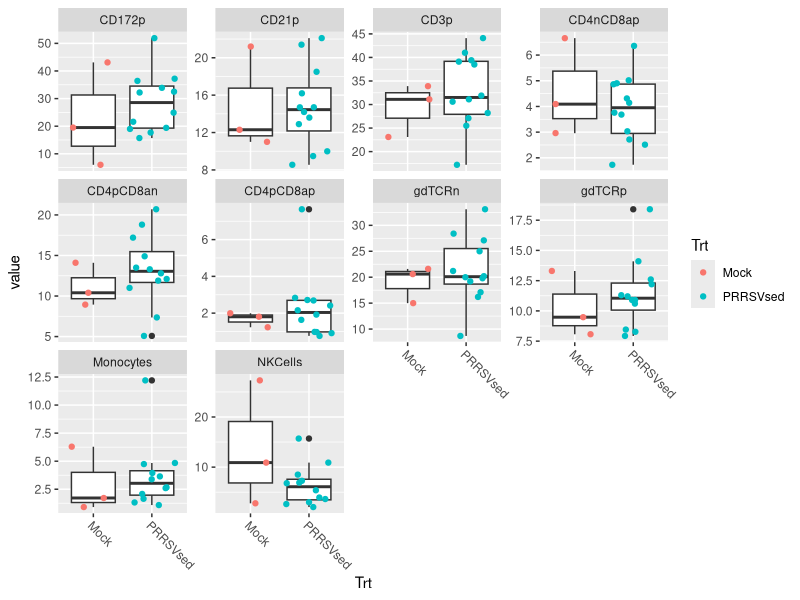
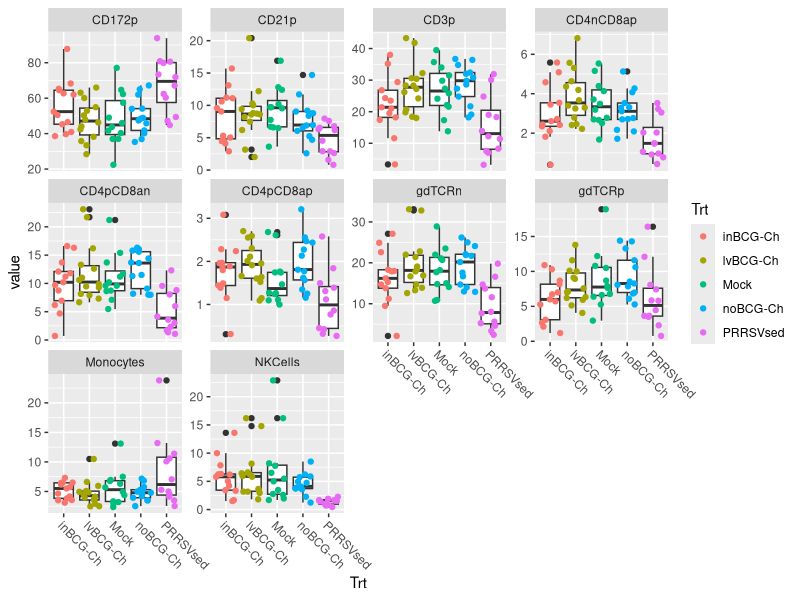
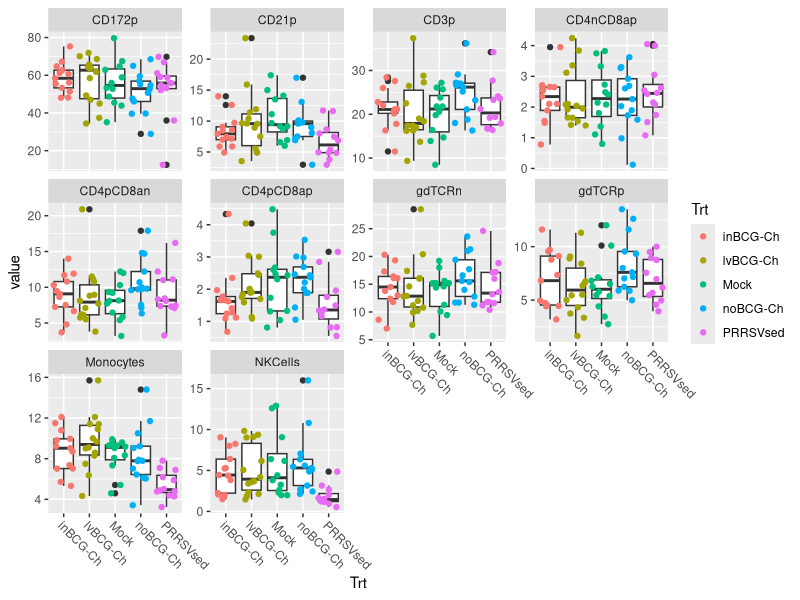
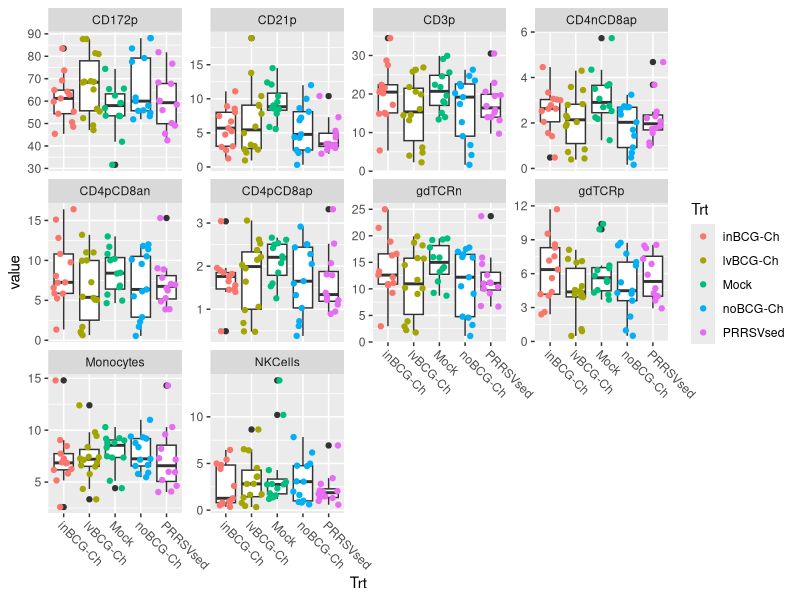
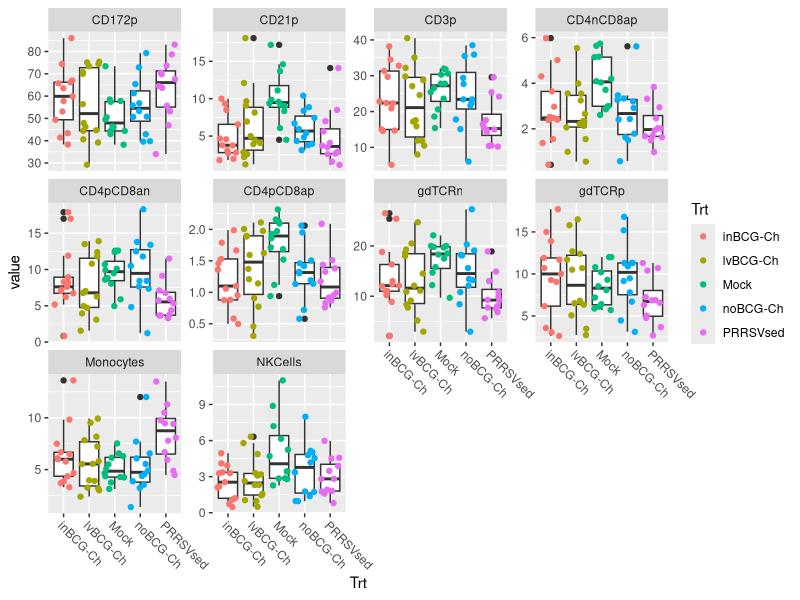
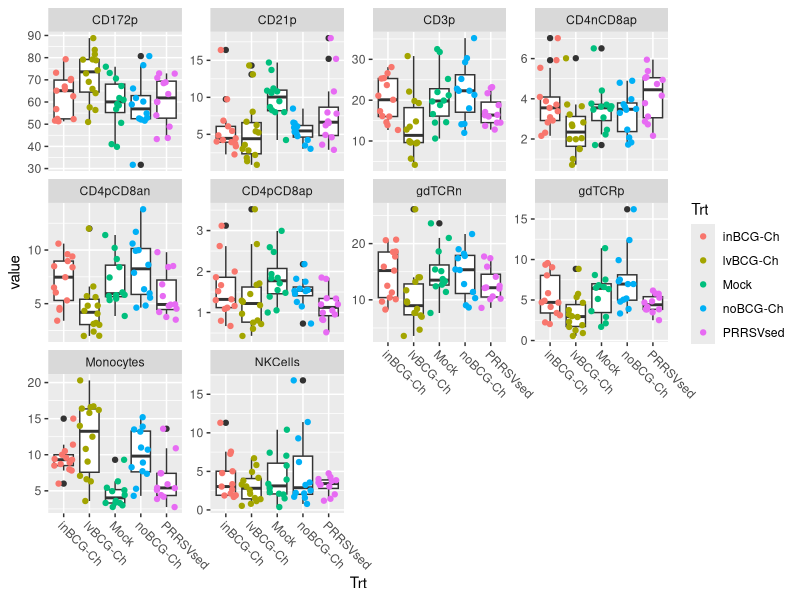
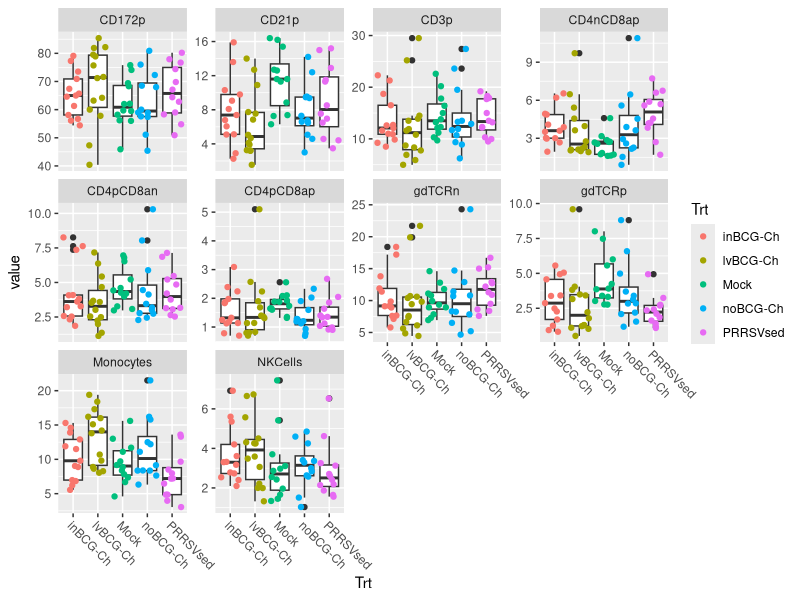
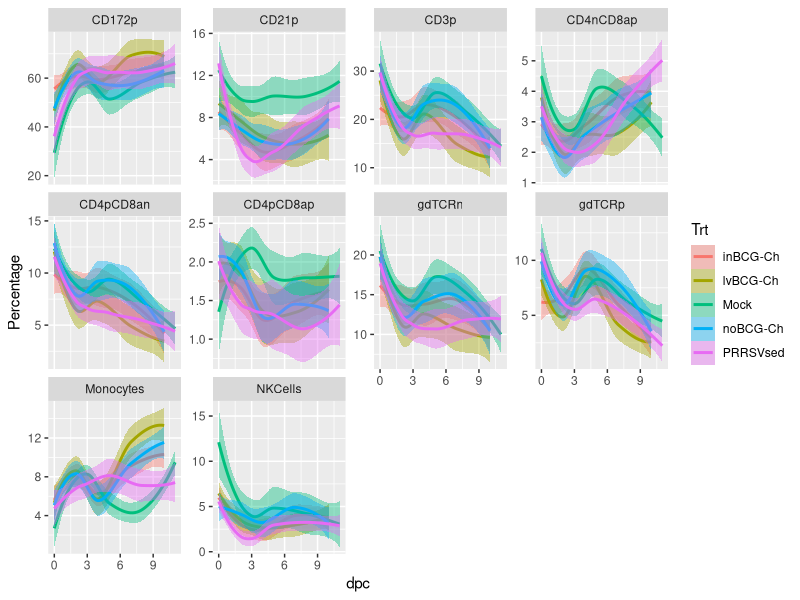

Write the R code that produced these figures, in order.
## code base is FS12


# library(ggplot2)
library(tidyverse)
# library(reshape2)

FS17 <- read.csv(file = "./data/FS17 Flow Results All.csv", header = T, stringsAsFactors = F)
head(FS17)

### select columns... ###

# FS17_subset <- FS17[, c(2, 6:16)]
# head(FS17_subset)

# Jules #

FS17_subset <- FS17 %>% select(-FlowID)

#
# FS17_long <- melt(FS17_subset, value.name = "PercentSingleCell")
# head(FS17_long)

## Maybe try this instead...
# keep as much metadata as possible. 
# the -c(1:6) is telling the gather function to not gather up the metadata
# or another way to think of it is to gather up everyhitng except for cols 1:6

FS17_long <- FS17_subset %>% gather(key='cell_type', value = 'value', -c(1:6))


FS17_plot_14Feb <- FS17_long %>% 
  filter(date == "14-Feb") %>% 
  ggplot(aes(x=Trt,y=value)) + 
  geom_boxplot() +
  geom_jitter(aes(color=Trt)) +
  theme(axis.text.x=element_text(angle = -45, hjust =0)) +
  facet_wrap( ~ cell_type, scales = "free_y")

FS17_plot_14Feb

# ggsave("FS17_plot_14Feb.pdf", plot = FS17_plot_14Feb, width = 20, height = 20, path = "~/Desktop")

FS17_plot_15Feb <- FS17_long %>% 
  filter(date == "15-Feb") %>% 
  ggplot(aes(x=Trt,y=value)) + 
  geom_boxplot() +
  geom_jitter(aes(color=Trt)) +
  theme(axis.text.x=element_text(angle = -45, hjust =0)) +
  facet_wrap( ~ cell_type, scales = "free_y")
FS17_plot_15Feb
# ggsave("FS17_plot_15Feb.pdf", plot = FS17_plot_15Feb, width = 20, height = 20, path = "~/Desktop")

FS17_plot_16Feb <- FS17_long %>% 
  filter(date == "16-Feb") %>% 
  ggplot(aes(x=Trt,y=value)) + 
  geom_boxplot() +
  geom_jitter(aes(color=Trt)) +
  theme(axis.text.x=element_text(angle = -45, hjust =0)) +
  facet_wrap( ~ cell_type, scales = "free_y")
FS17_plot_16Feb
# ggsave("FS17_plot_16Feb.pdf", plot = FS17_plot_16Feb, width = 20, height = 20, path = "~/Desktop")

FS17_plot_17Feb <- FS17_long %>% 
  filter(date == "17-Feb") %>% 
  ggplot(aes(x=Trt,y=value)) + 
  geom_boxplot() +
  geom_jitter(aes(color=Trt)) +
  theme(axis.text.x=element_text(angle = -45, hjust =0)) +
  facet_wrap( ~ cell_type, scales = "free_y")
FS17_plot_17Feb
# ggsave("FS17_plot_17Feb.pdf", plot = FS17_plot_17Feb, width = 20, height = 20, path = "~/Desktop")

FS17_plot_19Feb <- FS17_long %>% 
  filter(date == "19-Feb") %>% 
  ggplot(aes(x=Trt,y=value)) + 
  geom_boxplot() +
  geom_jitter(aes(color=Trt)) +
  theme(axis.text.x=element_text(angle = -45, hjust =0)) +
  facet_wrap( ~ cell_type, scales = "free_y")
FS17_plot_19Feb
# ggsave("FS17_plot_19Feb.pdf", plot = FS17_plot_19Feb, width = 20, height = 20, path = "~/Desktop")

FS17_plot_22Feb <- FS17_long %>% 
  filter(date == "22-Feb") %>% 
  ggplot(aes(x=Trt,y=value)) + 
  geom_boxplot() +
  geom_jitter(aes(color=Trt)) +
  theme(axis.text.x=element_text(angle = -45, hjust =0)) +
  facet_wrap( ~ cell_type, scales = "free_y")
FS17_plot_22Feb
# ggsave("FS17_plot_22Feb.pdf", plot = FS17_plot_22Feb, width = 20, height = 20, path = "~/Desktop")

FS17_plot_25Feb <- FS17_long %>% 
  filter(date == "25-Feb") %>% 
  ggplot(aes(x=Trt,y=value)) + 
  geom_boxplot() +
  geom_jitter(aes(color=Trt)) +
  theme(axis.text.x=element_text(angle = -45, hjust =0)) +
  facet_wrap( ~ cell_type, scales = "free_y")
FS17_plot_25Feb
# ggsave("FS17_plot_25Feb.pdf", plot = FS17_plot_25Feb, width = 20, height = 20, path = "~/Desktop")




## the above graphs allow us to look at treatment groups for each day, but would like to follow
## individual pigs and treatment groups across time within the same graphs
## this webpage might be helpful... uses spaghettie plots for longitudinal data 
## https://stats.idre.ucla.edu/r/faq/how-can-i-visualize-longitudinal-data-in-ggplot2/
# setwd("~/Desktop/FS17 Flow FCS Files/")
# library(tidyverse) ##tidyverse contains ggplot2, dplyr, tidr, readr
# library(methods)

FS17 <- read.csv(file = "./data/FS17 Flow Results All.csv", header = T, stringsAsFactors = F)
head(FS17)


FS17 %>% select(-FlowID) %>% 
  gather(key = 'CellType', value = 'Percentage', -c(1:6)) %>% 
  ggplot(aes(dpc, Percentage)) +
  geom_smooth(method = 'loess', aes(fill = Trt, color=Trt)) +
  facet_wrap( ~ CellType, scales = "free_y")

# FS17[, c(-2, -3, -4, -17)] %>% ##removing unnecessary columns
#   gather(key = CellType, value = Percentage, CD3p:Monocytes) %>% ##moving to long format
#   ggplot(aes(dpc, Percentage)) +
#   geom_smooth(method = 'loess', aes(fill = Trt, color=Trt)) +
#   facet_wrap( ~ CellType, scales = "free_y") ## code isn't bad, gives you a decent graph


##attempting to look at individual pigs over time
FS17 %>% select(-FlowID) %>% 
  gather(key = 'CellType', value = 'Percentage', -c(1:6)) %>% ##moving to long format
  filter(Trt == "Mock") %>%
  ggplot(aes(dpc, Percentage)) +
  geom_line(aes(group = Pig, color=Pig)) +
  facet_wrap( ~ CellType, scales = "free_y")

# this looks weird because you need to make your pig variable a factor or a character


##########


FS17 %>% select(-FlowID) %>% 
  gather(key = 'CellType', value = 'Percentage', -c(1:6)) %>%
  mutate(Pig = factor(Pig)) %>% 
  filter(Trt == "Mock") %>%
  ggplot(aes(dpc, Percentage)) +
  geom_line(aes(group = Pig, color=Pig)) +
  facet_wrap( ~ CellType, scales = "free_y")




######################################################

FS17 <- read_csv(file = "./data/FS17 Flow Results All.csv")

str(FS17)

FS17_clean <- FS17 %>%
  select(-FlowID) %>%
  mutate(Pig=as.character(Pig))

FS17_long <- FS17_clean %>%
  gather(key='cell_type', value = 'percentage', -c(1:6))


FS17_sum <- FS17_long %>%
  group_by(dpc, Trt, cell_type) %>% 
  summarise(mean_p = mean(percentage), 
            num_obs = n(), 
            std_dev = sd(percentage), 
            std_err = std_dev/sqrt(num_obs))


FS17_sum %>% 
  ggplot(aes(x=dpc, y=mean_p, color=Trt, fill = Trt)) +
  geom_point() + geom_line() +
  geom_ribbon(aes(ymin=mean_p - std_err, ymax = mean_p + std_err), alpha = .3) +
  facet_wrap(~cell_type, scales = 'free') + 
  theme_bw()

FS17_sum$dpc





FS17_sum %>% 
  filter(cell_type == 'CD21p') %>% 
  ggplot(aes(x=dpc, y=mean_p, color=Trt, fill = Trt)) +
  geom_point() + geom_line() +
  geom_ribbon(aes(ymin=mean_p - std_err, ymax = mean_p + std_err), alpha = .3) +
  facet_wrap(~cell_type, scales = 'free') + 
  theme_bw()


FS17_sum %>% 
  filter(Trt %in% c('inBCG-Ch', 'lvBCG-Ch', 'noBCG-Ch')) %>% 
  ggplot(aes(x=dpc, y=mean_p, color=Trt, fill = Trt)) +
  geom_point() + geom_line() +
  geom_ribbon(aes(ymin=mean_p - std_err, ymax = mean_p + std_err), alpha = .3) +
  facet_wrap(~cell_type, scales = 'free') + 
  theme_bw()

#####

FS17_long %>% 
  filter(Trt == 'PRRSVsed') %>% 
  ggplot(aes(x=dpc, y=percentage, color = Pig)) + geom_line() + 
  facet_wrap(~cell_type, scales = 'free')











######## tempdata



temps <- read_csv('data/FS17 Obj2 Temp Data.csv')
temps$pig <- as.character(temps$pig)

temps$pig_day <- paste(temps$pig, temps$dpi)


temps %>% ggplot(aes(x=dpi, y=TempF)) + 
  geom_line(aes(group = pig)) + facet_wrap(~Trt)

weird_ones <- temps %>% 
  group_by(pig_day) %>%
  tally() %>%
  filter(n != 1) %>% 
  select(pig_day) %>% 
  unlist()


temps %>% filter((pig_day %in% weird_ones)) %>% 
  ggplot(aes(x=dpi, y=TempC, color=pig)) + geom_point()


# sum(temps$pig %in% weird_ones$pig & temps$dpi %in% weird_ones$dpi)


temps <- temps %>%
  group_by(pig, dpi) %>%
  mutate(new_temp = mean(TempC))# %>% ggplot(aes(x=dpi, y=TempC)) + geom_line(aes(group=pig))


temps %>% ggplot(aes(x=dpi, y=TempC, color=PRRSV)) + geom_line(aes(group=pig))


meta <- temps %>%ungroup() %>%  select(pig, Room, BCGTrt, PRRSV, Trt) %>% unique()

temp_sum <- temps %>% group_by(pig) %>% 
  summarise(max_temp = max(new_temp), 
            mean_temp = mean(new_temp), 
            min_temp = min(new_temp), 
            sd_temp = sd(new_temp), 
            day_max = dpi[which.max(new_temp)], 
            dif_temp = max_temp - min_temp) %>% left_join(meta)




temp_sum %>% ggplot(aes(x=Trt, y=max_temp, color=Trt)) + geom_boxplot()
temp_sum %>% ggplot(aes(x=Trt, y=min_temp, color=Trt)) + geom_boxplot()
temp_sum %>% ggplot(aes(x=Trt, y=sd_temp, color=Trt)) + geom_boxplot()
temp_sum %>% ggplot(aes(x=Trt, y=mean_temp, color=Trt)) + geom_boxplot()
temp_sum %>% ggplot(aes(x=Trt, y=day_max, color=Trt)) + geom_point()
temp_sum %>% ggplot(aes(x=Trt, y=dif_temp, color=mean_temp)) + geom_point()



temp_sum %>% ggplot(aes(x=dif_temp, y=mean_temp, color=max_temp)) + geom_point()
temp_sum %>% ggplot(aes(x=mean_temp, y=max_temp, color=dif_temp)) + geom_point()
temp_sum %>% ggplot(aes(x=dif_temp, y=mean_temp, color=day_max)) + geom_point()
